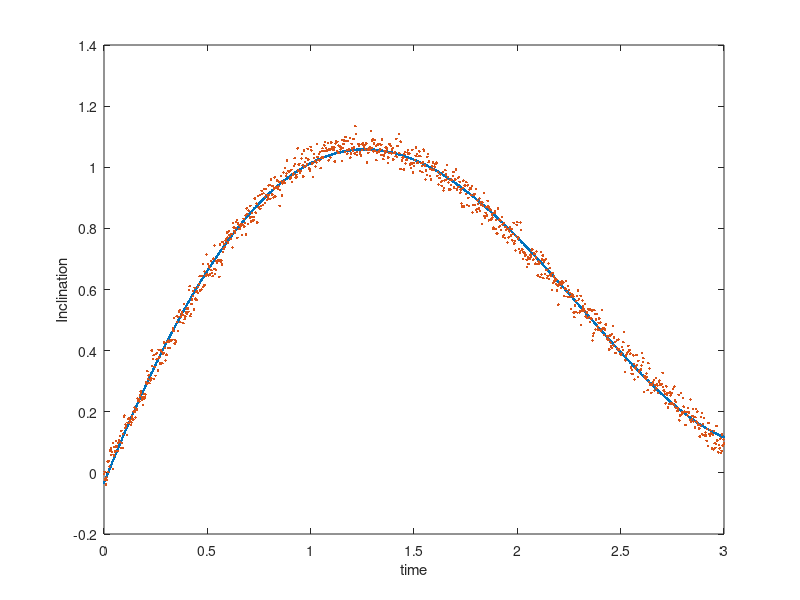
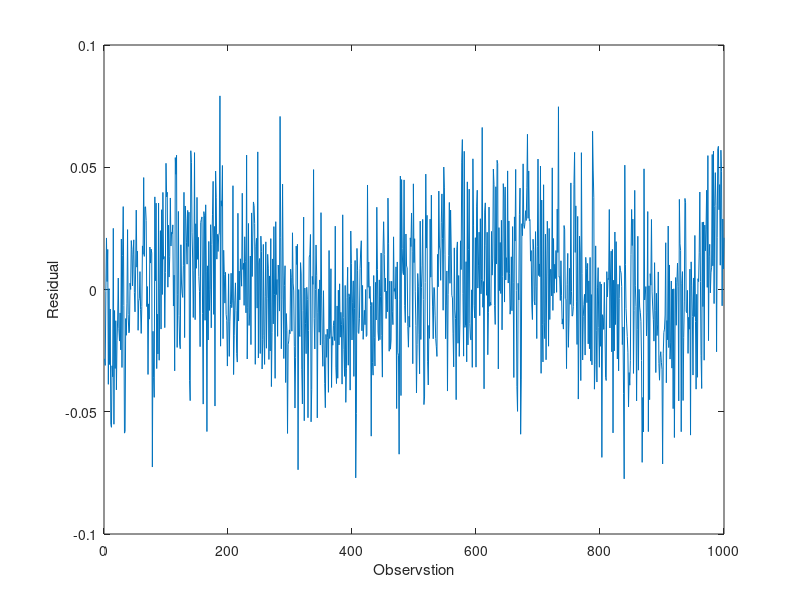

Write MATLAB code to recreate these figures, in order.
%--------------------------------------------------------------------------
%   
%   ADJUSTMENT CALCULATION I
%   Author         : Arghadeep Mazumder
%   Task           : 1
%  
%--------------------------------------------------------------------------
clc;
clear all;
close all;
%--------------------------------------------------------------------------
%             Observations and Initial Values for unknowns
%--------------------------------------------------------------------------
%Vector of Observations
data=load('Homework3-1.txt');
t=data(:,1); % Time axis
y=data(:,2); %Converted to radian

% %Vector of observations
L = y;
% number of observation
no_n=length(L);
% %Number of unknowns
 no_u = 5;
% 
% %Redundancy
 r = no_n-no_u;
 %--------------------------------------------------------------------------
%                              Stochastic Model
%--------------------------------------------------------------------------
%VC Matrix of the observations
S_LL =eye(no_n);
%Theoretical standard deviations
 sigma_0 =1;
%Cofactor matrix of the observations
 Q_LL =1/sigma_0^2*S_LL;
%Weight matrix
 P =inv(Q_LL);
 %--------------------------------------------------------------------------
 %                                 Adjustment
 %--------------------------------------------------------------------------
 %Designmatrix
A = [t.^4 t.^3 t.^2 t ones(no_n,1)]
% %Normal matrix
N =A'*P*A;
% %Vector of absolute values
 n =A'*P*L;
% %Inversion of normal matrix / Cofactor matrix of the unknowns
 Q_xx_hat = inv(N);
% %Adjusted unknowns
 X_hat = Q_xx_hat*n;
Unknowns=X_hat 
% %Vector of residuals
 v = A*X_hat-L;
% %Vector of adjusted observations
 L_hat = L + v;
%Empirical reference standard deviation
s_0 = sqrt(v'*P*v/r);
%VC matrix of adjusted unknowns
S_XX_hat = s_0^2*Q_xx_hat;
%Standard deviation of the adjusted unknows
Standard_Deviation = sqrt(diag(S_XX_hat))
%Cofactor matrix of adjusted observations
Q_LL_hat = A*Q_xx_hat*A';
%VC matrix of adjusted observations
S_LL_hat =s_0^2*Q_LL_hat;
%Standard deviation of the adjusted observations
s_L_hat = sqrt(diag(S_LL_hat));
%Cofactor matrix of the residuals
Q_vv = Q_LL - Q_LL_hat;
%VC matrix of residuals
S_vv = s_0^2*Q_vv;
%Standard deviation of the residuals
s_v = sqrt(diag(S_vv));
 plot(t,L_hat,'.',t,y,'.')
  xlabel('time')
 ylabel('Inclination')
 figure
 plot(v)
 xlabel('Observstion')
 ylabel('Residual')
 

